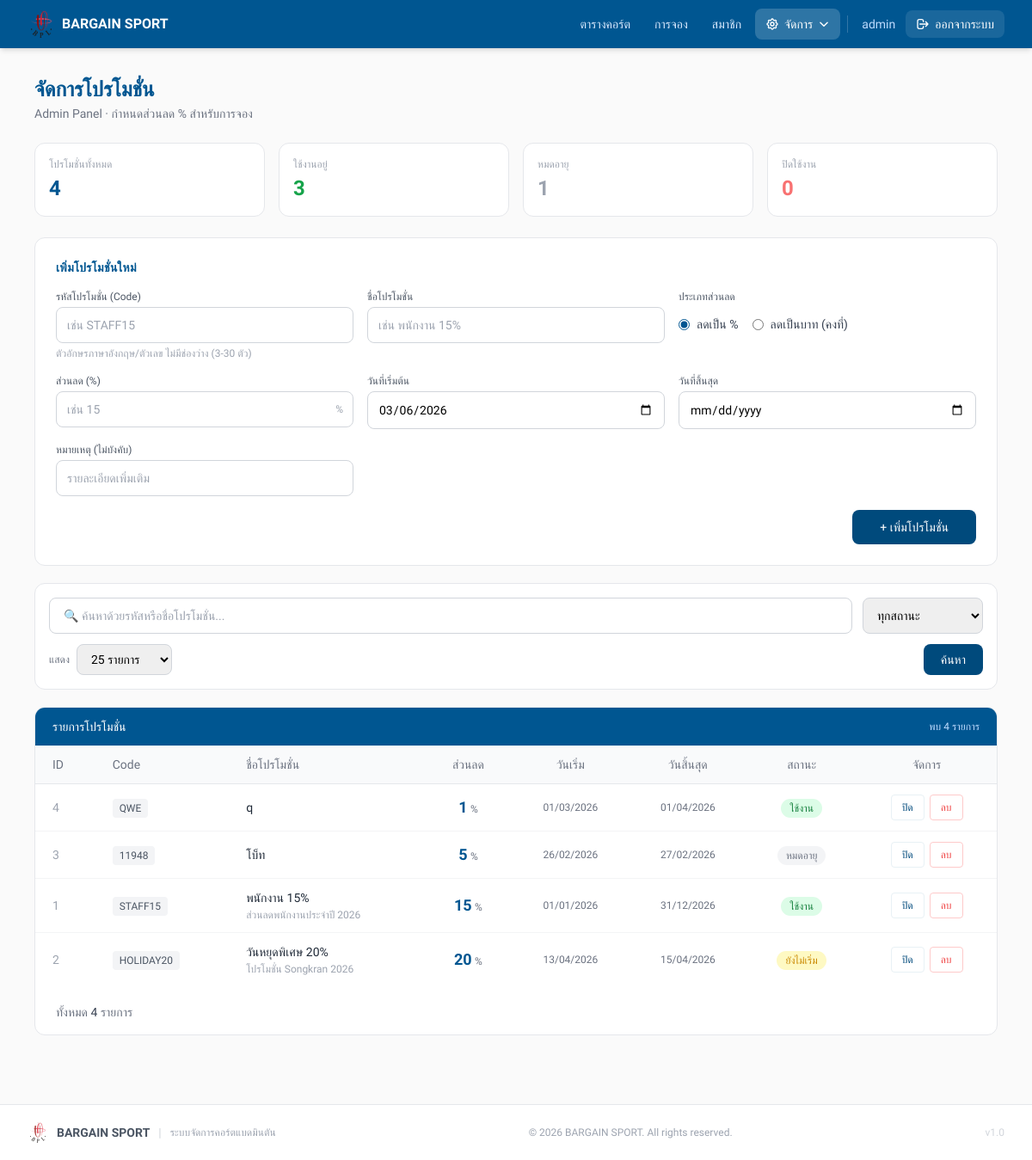
Screenshot of /admin/promotions.php (signed in) with the database file from the repository.
### tables this page shows
CREATE TABLE `promotions` (
  `id` int NOT NULL,
  `code` varchar(30) NOT NULL COMMENT 'à¸£à¸«à¸±à¸ªà¹‚à¸›à¸£à¹‚à¸¡à¸Šà¸±à¹ˆà¸™ à¹€à¸Šà¹ˆà¸™ STAFF15',
  `name` varchar(100) NOT NULL COMMENT 'à¸Šà¸·à¹ˆà¸­à¹‚à¸›à¸£à¹‚à¸¡à¸Šà¸±à¹ˆà¸™ à¹€à¸Šà¹ˆà¸™ à¸žà¸™à¸±à¸à¸‡à¸²à¸™ 15%',
  `discount_percent` decimal(5,2) NOT NULL COMMENT 'à¸ªà¹ˆà¸§à¸™à¸¥à¸” % à¹€à¸Šà¹ˆà¸™ 15.00',
  `discount_type` enum('percent','fixed') NOT NULL DEFAULT 'percent' COMMENT 'percent=%, fixed=fixed amount',
  `start_date` date NOT NULL,
  `end_date` date NOT NULL,
  `is_active` tinyint(1) NOT NULL DEFAULT '1',
  `description` text,
  `created_by` int DEFAULT NULL,
  `created_at` timestamp NOT NULL DEFAULT CURRENT_TIMESTAMP,
  `updated_at` timestamp NULL DEFAULT NULL ON UPDATE CURRENT_TIMESTAMP
);

### admin/promotions.php (the view, shortened to what this page needs)
<?php
require_once __DIR__ . '/../config/db.php';
$today = date('Y-m-d');
$allRows = $pdo->query("SELECT is_active, start_date, end_date FROM promotions")->fetchAll();
$total = count($allRows);
$active = 0;
$inactive = 0;
$expired = 0;
foreach ($allRows as $p) {
  if ($today > $p['end_date']) {
    $expired++;
    continue;
  }
  $active++;
}
$search = trim($_GET['search'] ?? '');
$status_filter = trim($_GET['status_filter'] ?? '');
$per_page_raw = $_GET['per_page'] ?? '25';
$per_page = ($per_page_raw === 'all') ? 0 : (int) $per_page_raw;
$page = max(1, (int) ($_GET['page'] ?? 1));
$pWhere = ['1=1'];
$pParams = [];
$pWhereClause = implode(' AND ', $pWhere);
$cntStmt = $pdo->prepare("SELECT COUNT(*) FROM promotions p WHERE $pWhereClause");
$cntStmt->execute($pParams);
$totalRecords = (int) $cntStmt->fetchColumn();
$offset = 0;
if ($per_page > 0) {
  $totalPages = max(1, (int) ceil($totalRecords / $per_page));
  $page = min($page, $totalPages);
  $offset = ($page - 1) * $per_page;
}
$pQuery = "SELECT p.*, u.username AS creator FROM promotions p LEFT JOIN users u ON p.created_by = u.id WHERE $pWhereClause ORDER BY p.created_at DESC";
if ($per_page > 0)
  $pQuery .= " LIMIT $per_page OFFSET $offset";
$pStmt = $pdo->prepare($pQuery);
$pStmt->execute($pParams);
$promotions = $pStmt->fetchAll();
?>
<!doctype html>
<html lang="th">
<head>
  <script src="https://cdn.tailwindcss.com"></script>
</head>
<body style="background:#FAFAFA;" class="min-h-screen">
  <?php include __DIR__ . '/../includes/header.php'; ?>
  <div class="max-w-6xl mx-auto px-4 py-8">
    <div class="mb-6">
      <h1 style="color:#005691;" class="text-2xl font-bold">จัดการโปรโมชั่น</h1>
      <p class="text-gray-500 text-sm mt-0.5">Admin Panel · กำหนดส่วนลด % สำหรับการจอง</p>
    </div>
    <div class="grid grid-cols-2 sm:grid-cols-4 gap-4 mb-6">
      <div class="bg-white rounded-xl border border-gray-200 p-4">
        <p class="text-gray-400 text-xs mb-1">โปรโมชั่นทั้งหมด</p>
        <p style="color:#005691;" class="text-2xl font-bold"><?= $total ?></p>
      </div>
      <div class="bg-white rounded-xl border border-gray-200 p-4">
        <p class="text-gray-400 text-xs mb-1">ใช้งานอยู่</p>
        <p class="text-2xl font-bold text-green-600"><?= $active ?></p>
      </div>
      <div class="bg-white rounded-xl border border-gray-200 p-4">
        <p class="text-gray-400 text-xs mb-1">หมดอายุ</p>
        <p class="text-2xl font-bold text-gray-400"><?= $expired ?></p>
      </div>
      <div class="bg-white rounded-xl border border-gray-200 p-4">
        <p class="text-gray-400 text-xs mb-1">ปิดใช้งาน</p>
        <p class="text-2xl font-bold text-red-400"><?= $inactive ?></p>
      </div>
    </div>
    <div class="bg-white rounded-xl border border-gray-200 p-6 mb-5">
      <h2 style="color:#005691;" class="font-semibold mb-4 text-sm uppercase tracking-wide">เพิ่มโปรโมชั่นใหม่</h2>
      <form method="post" class="grid grid-cols-1 sm:grid-cols-2 lg:grid-cols-3 gap-4">
        <div>
          <label class="block text-xs font-medium text-gray-600 mb-1">รหัสโปรโมชั่น (Code)</label>
          <input type="text" name="code" required maxlength="30" placeholder="เช่น STAFF15"
            oninput="this.value = this.value.toUpperCase()" style="text-transform:uppercase"
            class="w-full px-3 py-2.5 border border-gray-300 rounded-lg focus:border-[#E8F1F5] focus:ring-2 focus:ring-[#E8F1F5]/20 outline-none text-sm">
          <p class="text-xs text-gray-400 mt-1">ตัวอักษรภาษาอังกฤษ/ตัวเลข ไม่มีช่องว่าง (3-30 ตัว)</p>
        </div>
        <div>
          <label class="block text-xs font-medium text-gray-600 mb-1">ชื่อโปรโมชั่น</label>
          <input type="text" name="name" required maxlength="100" placeholder="เช่น พนักงาน 15%"
            class="w-full px-3 py-2.5 border border-gray-300 rounded-lg focus:border-[#E8F1F5] focus:ring-2 focus:ring-[#E8F1F5]/20 outline-none text-sm">
        </div>
        <div>
          <label class="block text-xs font-medium text-gray-600 mb-1">ประเภทส่วนลด</label>
          <div class="flex gap-4 py-2.5">
            <label class="flex items-center gap-2 cursor-pointer">
              <input type="radio" name="discount_type" value="percent" id="dtPercent" checked
                onchange="updateDiscountLabel()" class="accent-[#005691]">
              <span class="text-sm text-gray-700">ลดเป็น %</span>
            </label>
            <label class="flex items-center gap-2 cursor-pointer">
              <input type="radio" name="discount_type" value="fixed" id="dtFixed" onchange="updateDiscountLabel()"
                class="accent-[#005691]">
              <span class="text-sm text-gray-700">ลดเป็นบาท (คงที่)</span>
            </label>
          </div>
        </div>
        <div>
          <label class="block text-xs font-medium text-gray-600 mb-1" id="discountLabel">ส่วนลด (%)</label>
          <div class="relative">
            <input type="number" name="discount_percent" id="discountInput" required min="1" step="0.5"
              placeholder="เช่น 15"
              class="w-full px-3 py-2.5 border border-gray-300 rounded-lg focus:border-[#E8F1F5] focus:ring-2 focus:ring-[#E8F1F5]/20 outline-none text-sm pr-12">
            <span id="discountUnit"
              class="absolute right-3 top-1/2 -translate-y-1/2 text-xs text-gray-400 pointer-events-none">%</span>
          </div>
        </div>
        <div>
          <label class="block text-xs font-medium text-gray-600 mb-1">วันที่เริ่มต้น</label>
          <input type="date" name="start_date" required value="<?= date('Y-m-d') ?>"
            class="w-full px-3 py-2.5 border border-gray-300 rounded-lg focus:border-[#E8F1F5] focus:ring-2 focus:ring-[#E8F1F5]/20 outline-none text-sm">
        </div>
        <div>
          <label class="block text-xs font-medium text-gray-600 mb-1">วันที่สิ้นสุด</label>
          <input type="date" name="end_date" required
            class="w-full px-3 py-2.5 border border-gray-300 rounded-lg focus:border-[#E8F1F5] focus:ring-2 focus:ring-[#E8F1F5]/20 outline-none text-sm">
        </div>
        <div>
          <label class="block text-xs font-medium text-gray-600 mb-1">หมายเหตุ (ไม่บังคับ)</label>
          <input type="text" name="description" maxlength="255" placeholder="รายละเอียดเพิ่มเติม"
            class="w-full px-3 py-2.5 border border-gray-300 rounded-lg focus:border-[#E8F1F5] focus:ring-2 focus:ring-[#E8F1F5]/20 outline-none text-sm">
        </div>
        <div class="sm:col-span-2 lg:col-span-3 flex justify-end">
          <button type="submit" name="add" style="background:#004A7C;"
            class="px-8 py-2.5 text-white text-sm font-medium rounded-lg hover:opacity-90 transition-opacity">
            + เพิ่มโปรโมชั่น
          </button>
        </div>
      </form>
    </div>
    <div class="bg-white rounded-xl border border-gray-200 p-4 mb-5">
      <form method="get" class="flex flex-col gap-3">
        <div class="flex flex-col sm:flex-row gap-3">
          <div class="flex-1">
            <input type="text" name="search" value="<?= htmlspecialchars($search) ?>"
              placeholder="🔍 ค้นหาด้วยรหัสหรือชื่อโปรโมชั่น..."
              class="w-full px-4 py-2.5 rounded-lg border border-gray-300 focus:border-blue-400 focus:ring-2 focus:ring-blue-100 outline-none text-sm">
          </div>
          <select name="status_filter"
            class="px-3 py-2.5 rounded-lg border border-gray-300 focus:border-blue-400 outline-none text-sm min-w-[140px]">
            <option value="">ทุกสถานะ</option>
          </select>
        </div>
        <div class="flex flex-wrap gap-2 items-center">
          <label class="text-xs text-gray-500 whitespace-nowrap">แสดง</label>
          <select name="per_page" onchange="this.form.submit()"
            class="px-3 py-2 rounded-lg border border-gray-300 outline-none text-sm">
            <option value="25" <?= $per_page === 25 ? 'selected' : '' ?>>25 รายการ</option>
          </select>
          <button type="submit" style="background:#004A7C;"
            class="px-5 py-2 text-white text-sm font-medium rounded-lg hover:opacity-90 transition-opacity">
            ค้นหา
          </button>
        </div>
      </form>
    </div>
    <div class="bg-white rounded-xl border border-gray-200 overflow-hidden">
      <div style="background:#005691;" class="px-5 py-3 flex justify-between items-center">
        <h2 class="text-white font-medium text-sm">รายการโปรโมชั่น</h2>
        <span class="text-blue-200 text-xs">
          พบ <?= number_format($totalRecords) ?>
          รายการ<?= ($search !== '' || $status_filter !== '') ? ' (กรองแล้ว)' : '' ?>
        </span>
      </div>
        <?php foreach ($promotions as $p):
          if (!$p['is_active']) {
            $badgeClass = 'bg-red-100 text-red-500';
            $badgeText = 'ปิดใช้งาน';
          } elseif ($today > $p['end_date']) {
            $badgeClass = 'bg-gray-100 text-gray-500';
            $badgeText = 'หมดอายุ';
          } elseif ($today < $p['start_date']) {
            $badgeClass = 'bg-yellow-100 text-yellow-600';
            $badgeText = 'ยังไม่เริ่ม';
          } else {
            $badgeClass = 'bg-green-100 text-green-700';
            $badgeText = 'ใช้งาน';
          }
          ?>
        <?php endforeach; ?>
      <div class="hidden lg:block overflow-x-auto">
        <table class="w-full text-sm">
          <thead>
            <tr class="bg-gray-50 border-b border-gray-200 text-left">
              <th class="px-5 py-3 font-medium text-gray-500">ID</th>
              <th class="px-5 py-3 font-medium text-gray-500">Code</th>
              <th class="px-5 py-3 font-medium text-gray-500">ชื่อโปรโมชั่น</th>
              <th class="px-5 py-3 font-medium text-gray-500 text-center">ส่วนลด</th>
              <th class="px-5 py-3 font-medium text-gray-500 text-center">วันเริ่ม</th>
              <th class="px-5 py-3 font-medium text-gray-500 text-center">วันสิ้นสุด</th>
              <th class="px-5 py-3 font-medium text-gray-500 text-center">สถานะ</th>
              <th class="px-5 py-3 font-medium text-gray-500 text-center">จัดการ</th>
            </tr>
          </thead>
          <tbody class="divide-y divide-gray-100">
            <?php foreach ($promotions as $p):
              if (!$p['is_active']) {
                $badgeClass = 'bg-red-100 text-red-500';
                $badgeText = 'ปิดใช้งาน';
              } elseif ($today > $p['end_date']) {
                $badgeClass = 'bg-gray-100 text-gray-500';
                $badgeText = 'หมดอายุ';
              } elseif ($today < $p['start_date']) {
                $badgeClass = 'bg-yellow-100 text-yellow-600';
                $badgeText = 'ยังไม่เริ่ม';
              } else {
                $badgeClass = 'bg-green-100 text-green-700';
                $badgeText = 'ใช้งาน';
              }
              ?>
              <tr class="hover:bg-gray-50 transition-colors">
                <td class="px-5 py-3 text-gray-400"><?= $p['id'] ?></td>
                <td class="px-5 py-3">
                  <span
                    class="font-mono text-xs bg-gray-100 text-gray-600 px-2 py-1 rounded"><?= htmlspecialchars($p['code']) ?></span>
                </td>
                <td class="px-5 py-3">
                  <p class="font-medium text-gray-800"><?= htmlspecialchars($p['name']) ?></p>
                  <?php if ($p['description']): ?>
                    <p class="text-xs text-gray-400 mt-0.5"><?= htmlspecialchars($p['description']) ?></p>
                  <?php endif; ?>
                </td>
                <td class="px-5 py-3 text-center">
                  <?php $dtype = $p['discount_type'] ?? 'percent'; ?>
                  <span style="color:#005691;"
                    class="text-lg font-bold"><?= number_format($p['discount_percent'], ($p['discount_percent'] == floor($p['discount_percent']) ? 0 : 2)) ?></span>
                  <span class="text-xs text-gray-500"><?= $dtype === 'fixed' ? ' บาท' : '%' ?></span>
                </td>
                <td class="px-5 py-3 text-center text-gray-500 text-xs"><?= date('d/m/Y', strtotime($p['start_date'])) ?>
                </td>
                <td class="px-5 py-3 text-center text-gray-500 text-xs"><?= date('d/m/Y', strtotime($p['end_date'])) ?>
                </td>
                <td class="px-5 py-3 text-center">
                  <span class="text-xs px-2.5 py-1 rounded-full <?= $badgeClass ?>"><?= $badgeText ?></span>
                </td>
                <td class="px-5 py-3">
                  <div class="flex gap-1.5 justify-center">
                    <a href="?toggle=<?= $p['id'] ?>" style="border-color:#E8F1F5; color:#004A7C;"
                      class="px-3 py-1.5 border text-xs rounded hover:bg-[#FAFAFA] transition-colors">
                      <?= $p['is_active'] ? 'ปิด' : 'เปิด' ?>
                    </a>
                    <button type="button"
                      onclick="swalDelete('?delete=<?= $p['id'] ?>', '<?= htmlspecialchars($p['name'], ENT_QUOTES) ?>')"
                      class="px-3 py-1.5 border border-red-200 text-red-500 text-xs rounded hover:bg-red-50 transition-colors">
                      ลบ
                    </button>
                  </div>
                </td>
              </tr>
            <?php endforeach; ?>
          </tbody>
        </table>
      </div>
      <div class="px-5 pb-4">
        <?php include __DIR__ . '/../includes/pagination.php'; ?>
      </div>
    </div>
  </div>
  <?php include __DIR__ . '/../includes/footer.php'; ?>
</body>
</html>

### includes/header.php (style rules this page uses)
* { font-family: 'Prompt', sans-serif !important; }

### rows the page displays
promotions: id "4", code "QWE", name "q", discount_percent "1", start_date "01/03/2026", end_date "01/04/2026", badgeText "ใช้งาน", shows "ปิด"
promotions: id "3", code "11948", name "โบ็ท", discount_percent "5", start_date "26/02/2026", end_date "27/02/2026", badgeText "หมดอายุ", shows "ปิด"
promotions: id "1", code "STAFF15", name "พนักงาน 15%", description "ส่วนลดพนักงานประจำปี 2026", discount_percent "15", start_date "01/01/2026", end_date "31/12/2026", badgeText "ใช้งาน", shows "ปิด"
promotions: id "2", code "HOLIDAY20", name "วันหยุดพิเศษ 20%", description "โปรโมชั่น Songkran 2026", discount_percent "20", start_date "13/04/2026", end_date "15/04/2026", badgeText "ยังไม่เริ่ม", shows "ปิด"

### other values shown
$_username "admin"
$total "4"
$active "3"
$expired "1"
$inactive "0"
$totalRecords "4"
